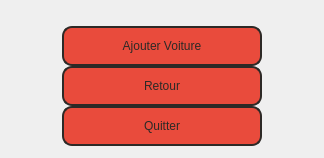
      <widget class="QWidget" name="listcarmenu">
       <layout class="QVBoxLayout" name="verticalLayout_11">
        <item alignment="Qt::AlignHCenter">
         <widget class="QFrame" name="frame5">
          <property name="sizePolicy">
           <sizepolicy hsizetype="Maximum" vsizetype="Maximum">
            <horstretch>0</horstretch>
            <verstretch>0</verstretch>
           </sizepolicy>
          </property>
          <property name="minimumSize">
           <size>
            <width>200</width>
            <height>120</height>
           </size>
          </property>
          <property name="frameShape">
           <enum>QFrame::NoFrame</enum>
          </property>
          <property name="frameShadow">
           <enum>QFrame::Plain</enum>
          </property>
          <layout class="QVBoxLayout" name="verticalLayout_6">
           <property name="spacing">
            <number>0</number>
           </property>
           <property name="sizeConstraint">
            <enum>QLayout::SetFixedSize</enum>
           </property>
           <property name="leftMargin">
            <number>1</number>
           </property>
           <property name="topMargin">
            <number>1</number>
           </property>
           <property name="rightMargin">
            <number>1</number>
           </property>
           <property name="bottomMargin">
            <number>1</number>
           </property>
           <item>
            <widget class="QLabel" name="carlist">
             <property name="minimumSize">
              <size>
               <width>300</width>
               <height>0</height>
              </size>
             </property>
             <property name="styleSheet">
              <string notr="true"/>
             </property>
             <property name="text">
              <string/>
             </property>
            </widget>
           </item>
           <item alignment="Qt::AlignHCenter">
            <widget class="QPushButton" name="addcar2">
             <property name="sizePolicy">
              <sizepolicy hsizetype="Maximum" vsizetype="Maximum">
               <horstretch>0</horstretch>
               <verstretch>0</verstretch>
              </sizepolicy>
             </property>
             <property name="minimumSize">
              <size>
               <width>200</width>
               <height>40</height>
              </size>
             </property>
             <property name="cursor">
              <cursorShape>PointingHandCursor</cursorShape>
             </property>
             <property name="styleSheet">
              <string notr="true">QPushButton {
    color:rgb(45, 41, 38);
    background-color:rgb(233, 75, 60);
    border-style:solid;
    border-width:2px;
    border-color:rgb(45, 41, 38);
    border-radius:10px;
    font: 11pt &quot;Segoe UI&quot;;
}
QPushButton:hover {
	background-color: rgb(45, 41, 38);
	color:rgb(233, 75, 60);
	border-color:rgb(233, 75, 60);
}
QPushButton:pressed {
    background-color:rgb(252, 249, 81);
    color:rgb(45, 41, 38);
    border-style:solid;
	border-color:rgba(255, 255, 255, 0);
}</string>
             </property>
             <property name="text">
              <string>Ajouter Voiture</string>
             </property>
            </widget>
           </item>
           <item alignment="Qt::AlignHCenter">
            <widget class="QPushButton" name="return4">
             <property name="sizePolicy">
              <sizepolicy hsizetype="Maximum" vsizetype="Maximum">
               <horstretch>0</horstretch>
               <verstretch>0</verstretch>
              </sizepolicy>
             </property>
             <property name="minimumSize">
              <size>
               <width>200</width>
               <height>40</height>
              </size>
             </property>
             <property name="cursor">
              <cursorShape>PointingHandCursor</cursorShape>
             </property>
             <property name="styleSheet">
              <string notr="true">QPushButton {
    color:rgb(45, 41, 38);
    background-color:rgb(233, 75, 60);
    border-style:solid;
    border-width:2px;
    border-color:rgb(45, 41, 38);
    border-radius:10px;
    font: 11pt &quot;Segoe UI&quot;;
}
QPushButton:hover {
	background-color: rgb(45, 41, 38);
	color:rgb(233, 75, 60);
	border-color:rgb(233, 75, 60);
}
QPushButton:pressed {
    background-color:rgb(252, 249, 81);
    color:rgb(45, 41, 38);
    border-style:solid;
	border-color:rgba(255, 255, 255, 0);
}</string>
             </property>
             <property name="text">
              <string>Retour</string>
             </property>
            </widget>
           </item>
           <item alignment="Qt::AlignHCenter">
            <widget class="QPushButton" name="quit2">
             <property name="sizePolicy">
              <sizepolicy hsizetype="Maximum" vsizetype="Maximum">
               <horstretch>0</horstretch>
               <verstretch>0</verstretch>
              </sizepolicy>
             </property>
             <property name="minimumSize">
              <size>
               <width>200</width>
               <height>40</height>
              </size>
             </property>
             <property name="cursor">
              <cursorShape>PointingHandCursor</cursorShape>
             </property>
             <property name="styleSheet">
              <string notr="true">QPushButton {
    color:rgb(45, 41, 38);
    background-color:rgb(233, 75, 60);
    border-style:solid;
    border-width:2px;
    border-color:rgb(45, 41, 38);
    border-radius:10px;
    font: 11pt &quot;Segoe UI&quot;;
}
QPushButton:hover {
	background-color: rgb(45, 41, 38);
	color:rgb(233, 75, 60);
	border-color:rgb(233, 75, 60);
}
QPushButton:pressed {
    background-color:rgb(252, 249, 81);
    color:rgb(45, 41, 38);
    border-style:solid;
	border-color:rgba(255, 255, 255, 0);
}</string>
             </property>
             <property name="text">
              <string>Quitter</string>
             </property>
            </widget>
           </item>
          </layout>
         </widget>
        </item>
       </layout>
      </widget>
